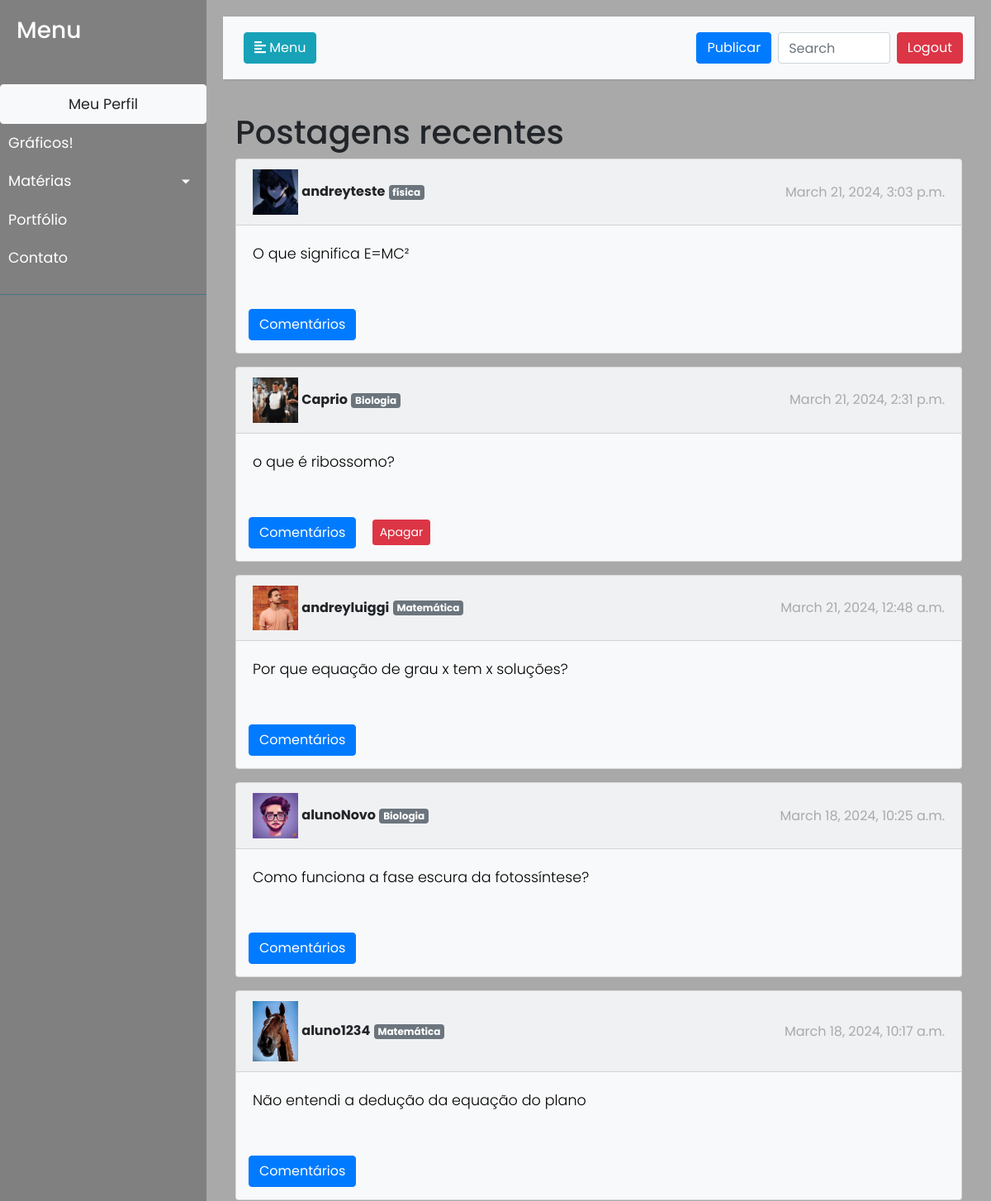
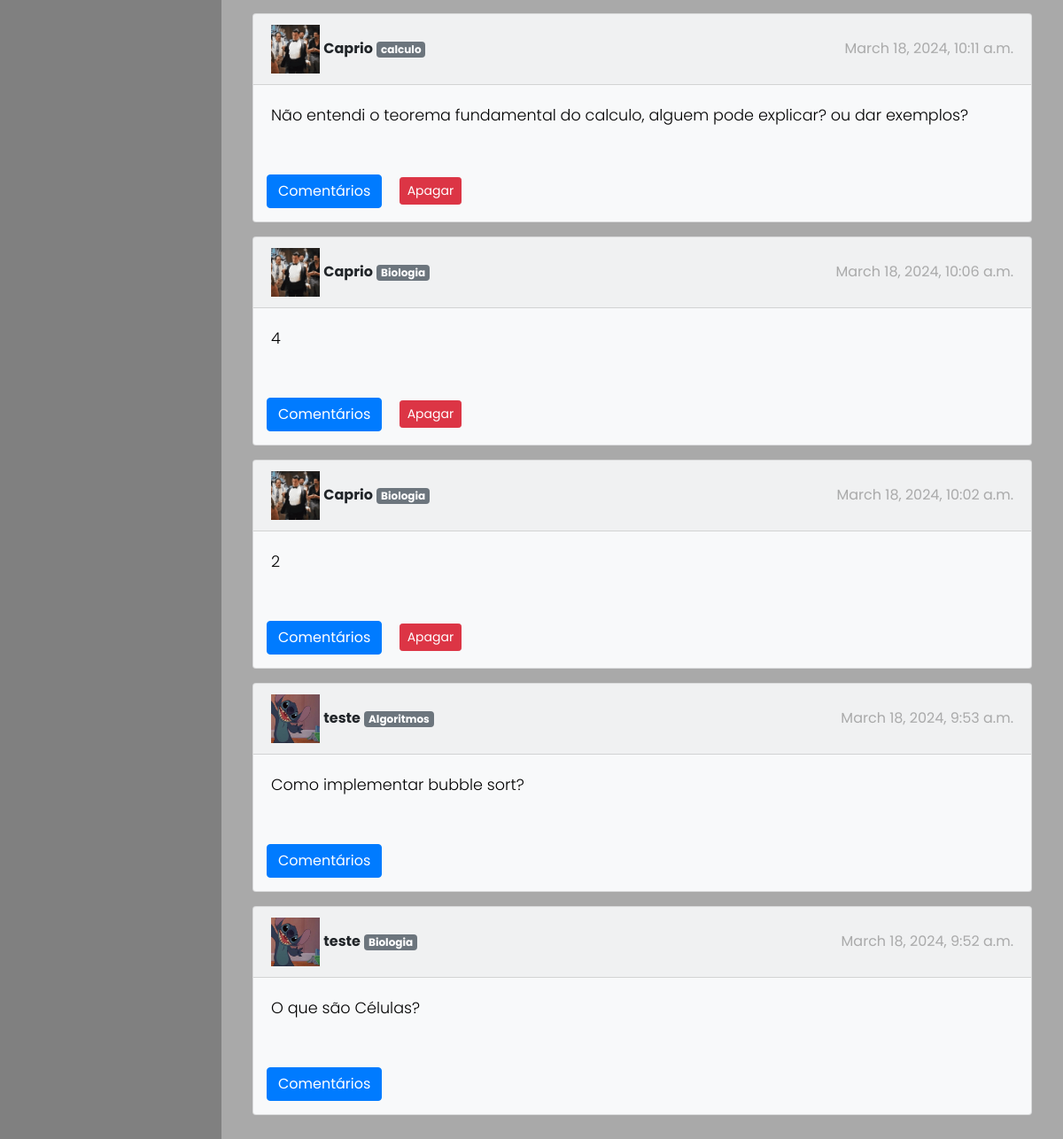
Screenshot of / (signed in) with the database file from the repository (2 pictures, top to bottom).
### usuarios/models.py (models this page shows, shortened)
class Post(models.Model):
    author = models.ForeignKey(User, on_delete=models.CASCADE, related_name='posts')
    content = models.TextField()
    date = models.DateTimeField(default=timezone.now)
    disciplinas = models.ManyToManyField(Disciplina, related_name='posts')

class Pessoa(models.Model):
    user = models.OneToOneField(User, on_delete=models.CASCADE)
    foto_perfil = models.ImageField(upload_to='perfil/', default='usuarios/static/ppic.png')
    qualificacao = models.CharField(max_length=50)
    semestre = models.IntegerField(null=True, blank=True)
    email = models.EmailField(max_length=254, blank=True, null=True)  # Adicione esta linha para o e-mail

class Disciplina(models.Model):
    nome = models.CharField(max_length=100)

### usuarios/views.py (the view)
# urls.py: path('', views.Feed, name='feed'),
def Feed(request):
    pesquisa = request.GET.get('pesquisa', '')
    disciplinas = Disciplina.objects.all()  # Obtém as disciplinas
    if pesquisa:
        posts = Post.objects.filter(content__icontains=pesquisa).order_by('-date')
    else:
        posts = Post.objects.all().order_by('-date')
    context = {
        'posts': posts,
        'disciplinas': disciplinas,
    }
    return render(request, 'feed2.html', context)

### usuarios/templates/feed2.html (shortened to what this page needs)
{% load static %}
<!DOCTYPE html>
<html>
<head>
<link rel="stylesheet" href="https://stackpath.bootstrapcdn.com/bootstrap/4.1.0/css/bootstrap.min.css" >
<link rel='stylesheet' href='https://stackpath.bootstrapcdn.com/bootstrap/4.1.0/css/bootstrap.min.css'>
</head>
<body>
    <div class="wrapper">
        <nav id="sidebar">
            <div class="sidebar-header">
                <h3>Menu</h3>
            </div>
            <ul class="list-unstyled components">
                <li class="active">
                <li>
                    {% if user.is_authenticated %}
                    <a href="{% url 'auth:perfil' user.id %}" class="btn btn-light" >Meu Perfil</a>
                    {% endif %}
                </li>
                <li>
                    <a href="{% url 'auth:graficos' %}">Gráficos!</a>
                </li>
                <li>
                    <a href="#disciplinasSubmenu" data-toggle="collapse" aria-expanded="false" class="dropdown-toggle">Matérias</a>
                </li>
                <li>
                    <a href="#">Portfólio</a>
                </li>
                <li>
                    <a href="#">Contato</a>
                </li>
            </ul>
        </nav>
        <div id="content">
            <nav class="navbar navbar-expand-lg navbar-light bg-light">
                <div class="container-fluid">
                    <button type="button" id="sidebarCollapse" class="btn btn-info">
                        <i class="fas fa-align-left"></i>
                        <span>Menu</span>
                    </button>
                </div>
                <form class="d-flex" action="{% url 'feed' %}" method="GET">
                    <a href="{% url 'auth:publicate' %}" class="btn btn-primary m-1">Publicar</a>
                    <input class="form-control m-1" type="search" placeholder="Search" aria-label="Search" name="pesquisa">
                    <a href="/auth/logout" class="btn btn-danger m-1">Logout</a>
                </form>
            </nav>
            <main class="container">
                <H1>Postagens recentes</H1>
                {% for post in posts %}
                <div class="card bg-light mb-3">
                    <div class="card-header d-flex justify-content-between align-items-center">
                        <span>
                            <img src="{% if post.author.pessoa.foto_perfil %}{{ post.author.pessoa.foto_perfil.url }}{% else %}{% static 'usuarios/static/ppic.png' %}{% endif %}" alt="Foto de perfil" width="55px">
                            <strong>{{ post.author }}</strong>
                            {% for disciplina in post.disciplinas.all %}
                                <span class="badge badge-secondary">{{ disciplina.nome }}</span>
                            {% endfor %}
                        </span>
                        <span style="color: #808080a1">{{ post.date }}</span>
                    </div>
                    <div class="card-body">
                        <p class="card-text" style="text-align: justify;">{{ post.content }}</p>
                    </div>
                    <div class="row mt-3">
                        <div class="col">
                            <a href="{% url 'auth:exibir_respostas' post.id %}" class="btn btn-primary" style="margin:15px">Comentários</a>
                            {% if request.user == post.author or request.user.is_superuser %}
                            <a href="{% url 'auth:delete_post' post.id %}" class="btn btn-danger btn-sm">Apagar</a>
                            {% endif %}
                        </div>
                    </div>
                </div>
                {% endfor %}
            </main>
    </div>
</body>
</html>

### usuarios/templates/feed2.html (style rules this page uses)
body { font-family: 'Poppins', sans-serif; background: #A9A9A9; }
p { font-family: 'Poppins', sans-serif; font-size: 1.1em; font-weight: 300; line-height: 1.7em; color: #000; }
a, a:hover, a:focus { color: inherit; text-decoration: none; transition: all 0.3s; }
.navbar { padding: 15px 10px; background: #fff; border: none; border-radius: 0; margin-bottom: 40px; box-shadow: 1px 1px 3px rgba(0, 0, 0, 0.1); }
.wrapper { display: flex; width: 100%; align-items: stretch; }
#sidebar { min-width: 250px; max-width: 250px; background: #808080; color: #fff; transition: all 0.3s; }
#sidebar .sidebar-header { padding: 20px; background: #808080; }
#sidebar ul.components { padding: 20px 0; border-bottom: 1px solid #47748b; }
#sidebar ul li a { padding: 10px; font-size: 1.1em; display: block; }
a[data-toggle="collapse"] { position: relative; }
.dropdown-toggle::after { display: block; position: absolute; top: 50%; right: 20px; transform: translateY(-50%); }
#content { width: 100%; padding: 20px; min-height: 100vh; transition: all 0.3s; }

### rows the page displays
Post: author.foto_perfil (picture), author "andreyteste", date "March 21, 2024, 3:03 p.m.", content "O que significa E=MC²"
Disciplina: nome "física"
Post: author.foto_perfil (picture), author "Caprio", date "March 21, 2024, 2:31 p.m.", content "o que é ribossomo?", shows "Apagar"
Disciplina: nome "Biologia"
Post: author.foto_perfil (picture), author "andreyluiggi", date "March 21, 2024, 12:48 a.m.", content "Por que equação de grau x tem x soluções?"
Disciplina: nome "Matemática"
Post: author.foto_perfil (picture), author "alunoNovo", date "March 18, 2024, 10:25 a.m.", content "Como funciona a fase escura da fotossíntese?"
Post: author.foto_perfil (picture), author "aluno1234", date "March 18, 2024, 10:17 a.m.", content "Não entendi a dedução da equação do plano"
Post: author.foto_perfil (picture), author "Caprio", date "March 18, 2024, 10:11 a.m.", content "Não entendi o teorema fundamental do calculo, alguem pode explicar? ou dar exemplos?", shows "Apagar"
Disciplina: nome "calculo"
Post: author.foto_perfil (picture), author "Caprio", date "March 18, 2024, 10:06 a.m.", content "4", shows "Apagar"
Post: author.foto_perfil (picture), author "Caprio", date "March 18, 2024, 10:02 a.m.", content "2", shows "Apagar"
Post: author.foto_perfil (picture), author "teste", date "March 18, 2024, 9:53 a.m.", content "Como implementar bubble sort?"
Disciplina: nome "Algoritmos"
Post: author.foto_perfil (picture), author "teste", date "March 18, 2024, 9:52 a.m.", content "O que são Células?"
